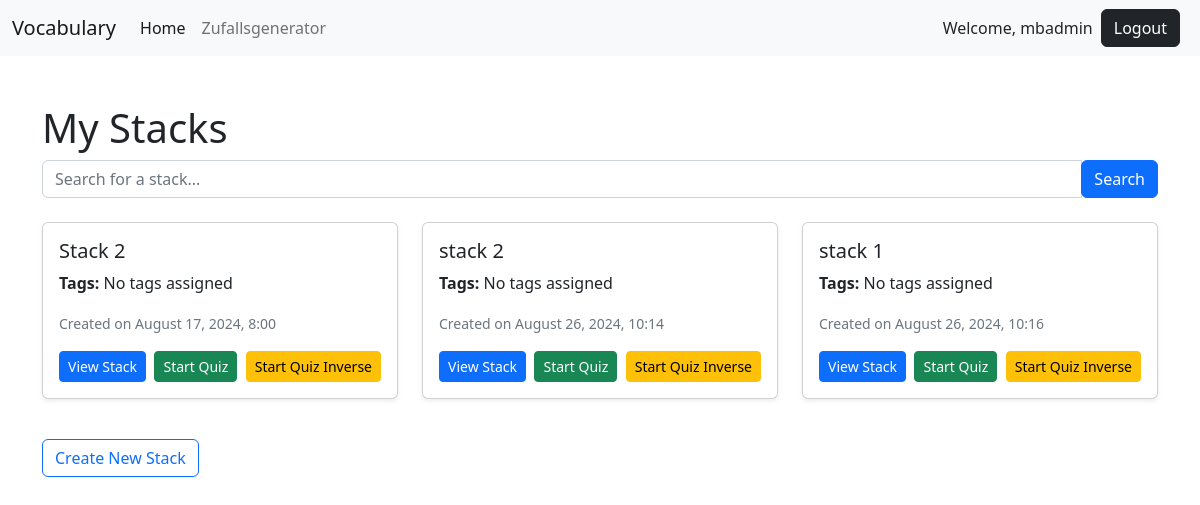
Page / (signed in) on the earlier database version.
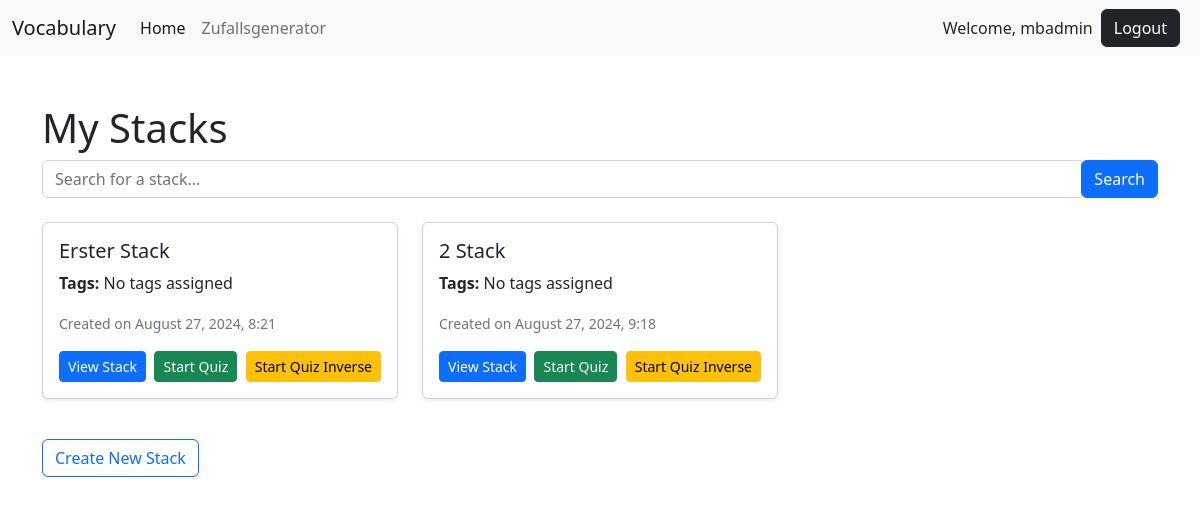
Same page on the later database version.
### vocab/models.py (models this page shows, shortened)
class Stack(models.Model):
    name = models.CharField(max_length=255)
    user = models.ForeignKey(User, on_delete=models.CASCADE)
    created_at = models.DateTimeField(auto_now_add=True)
    last_quiz_timestamp = models.DateTimeField(null=True, blank=True)  #

### vocab/views.py (the view)
# urls.py: 2. Add a URL to urlpatterns:  path('', views.home, name='home')
@login_required
def home(request):
    query = request.GET.get('q')
    if query:
        stacks = Stack.objects.filter(name__icontains=query, user=request.user)
    else:
        stacks = Stack.objects.filter(user=request.user)
    context = {
        'stacks': stacks,
    }
    return render(request, 'vocab/home.html', context)

### vocab/templates/vocab/home.html
{% extends 'profiles/base.html' %}
{% block content %}
<div class="container mt-5">
    <h1>My Stacks</h1>
    <form method="GET" action="{% url 'vocab:home' %}" class="mb-4">
        <div class="input-group">
            <input type="text" name="q" class="form-control" placeholder="Search for a stack..." value="{{ request.GET.q }}">
            <div class="input-group-append">
                <button class="btn btn-primary" type="submit">Search</button>
            </div>
        </div>
    </form>
    {% if stacks %}
    <div class="row">
        {% for stack in stacks %}
        <div class="col-md-4">
            <div class="card mb-4 shadow-sm">
                <div class="card-body">
                    <h5 class="card-title">{{ stack.name }}</h5>
                    <p>
                        <strong>Tags:</strong>
                        {% for tag in stack.tags.all %}
                            <span class="badge bg-secondary">{{ tag.name }}</span>
                        {% empty %}
                            <span>No tags assigned</span>
                        {% endfor %}
                    </p>
                    <p class="card-text">
                        <small class="text-muted">
                            Created on {{ stack.created_at|date:"F j, Y, g:i" }}
                        </small>
                    </p>
                    <div class="d-flex justify-content-between align-items-center">
                        <a href="{% url 'vocab:stack_detail' stack.id %}" class="btn btn-primary btn-sm">View Stack</a>
                        <a href="{% url 'vocab:start_quiz' stack.id %}" class="btn btn-success btn-sm">Start Quiz</a>
                        <a href="{% url 'vocab:start_quiz' stack.id %}?inverse_quiz=true" class="btn btn-warning btn-sm">Start Quiz Inverse</a>
                    </div>
                </div>
            </div>
        </div>
        {% endfor %}
    </div>
    {% else %}
        <p>No stacks found.</p>
    {% endif %}
    <a href="{% url 'vocab:create_stack' %}" class="btn btn-outline-primary mt-3">Create New Stack</a>
</div>
{% endblock %}

### profiles/templates/profiles/base.html (shortened to what this page needs)
<!doctype html>
<html lang="en">
  <head>
    <link href="https://cdn.jsdelivr.net/npm/bootstrap@5.2.3/dist/css/bootstrap.min.css" rel="stylesheet">
  </head>
  <body>
 {% include './navbar.html' %}
    {% block content %}
    {% endblock %}
  </body>
</html>

### profiles/templates/profiles/navbar.html (shortened to what this page needs)
<nav class="navbar navbar-expand-lg bg-light">
  <div class="container-fluid">
    <a class="navbar-brand" href="{% url 'vocab:home' %}">Vocabulary</a>
    <div class="collapse navbar-collapse" id="navbarSupportedContent">
      <ul class="navbar-nav me-auto mb-2 mb-lg-0">
        <li class="nav-item">
          <a class="nav-link active" aria-current="page" href="{% url 'vocab:home' %}">Home</a>
        </li>
        <li class="nav-item">
          <a class="nav-link" href="{% url 'vocab:random_direction' %}">Zufallsgenerator</a>
        </li>
      </ul>
      {% if user.is_authenticated %}
      <li class="nav-item nav-link">
        Welcome, {{ user.username }}
      </li>
      <li class="nav-item nav-link">
        <form action="{% url 'profiles:logout' %}" method="post" style="display:inline;">
          <button class="btn btn-dark mx-2" type="submit">Logout</button>
        </form>
      </li>
      {% else %}
        <li class="d-flex nav-item">
          <a class="nav-link" href="{% url 'profiles:login' %}">Login</a>
          <span class="nav-link mx-2">|</span>
          <a class="nav-link" href="{% url 'profiles:register' %}">Register</a>
        </li>
      {% endif %}
    </div>
  </div>
</nav>

Differences in the rows shown:
removed Stack: name "Stack 2", created_at "August 17, 2024, 8:00"
removed Stack: name "stack 2", created_at "August 26, 2024, 10:14"
removed Stack: name "stack 1", created_at "August 26, 2024, 10:16"
added Stack: name "Erster Stack", created_at "August 27, 2024, 8:21"
added Stack: name "2 Stack", created_at "August 27, 2024, 9:18"
